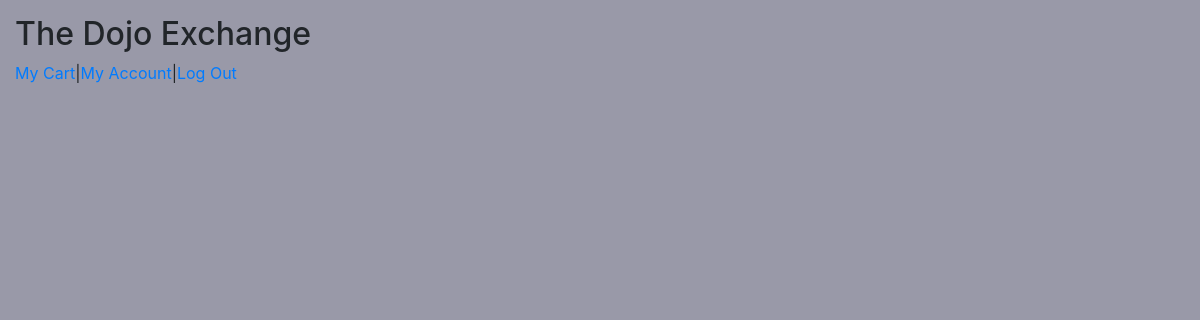
The app's page /dashboard (signed in), older data.
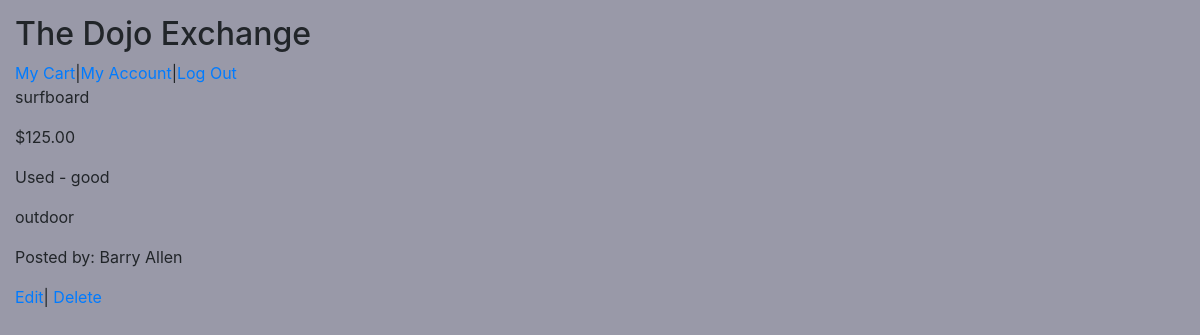
The same page, newer data.
### exchange_app/models.py (models this page shows)
class Item(models.Model):
    item_name = models.CharField(max_length=255)
    price = models.DecimalField(decimal_places=2, max_digits=5)
    condition = models.CharField(max_length=25)
    category = models.CharField(max_length=50)
    description = models.TextField()
    seller = models.ForeignKey(User, related_name="items", on_delete = models.CASCADE)
    buyer = models.ManyToManyField(User, related_name="item_buyer")
    created_at = models.DateTimeField(auto_now_add=True)
    updated_at = models.DateTimeField(auto_now=True)
    objects=ItemManager()

class User(models.Model):
    first_name = models.CharField(max_length=255)
    last_name = models.CharField(max_length=255)
    email = models.CharField(max_length=255)
    password = models.CharField(max_length=255)
    confirm_password = models.CharField(max_length=255)
    created_at = models.DateTimeField(auto_now_add=True)
    updated_at = models.DateTimeField(auto_now=True)
    objects=UserManager()

### exchange_app/views.py (the view)
# urls.py: path('dashboard', views.dashboard),
def dashboard(request):
    if 'user_id' in request.session:
        user = User.objects.filter(id=request.session['user_id'])
        if user:
            context = {
                'user': user[0],
                'items': Item.objects.all(),
            }
            return render(request, 'dashboard.html', context)
    return redirect('/')

### exchange_app/templates/dashboard.html (shortened to what this page needs)
<!DOCTYPE html>
<html lang="en">
<head>
    <link rel="stylesheet" href="https://stackpath.bootstrapcdn.com/bootstrap/4.5.2/css/bootstrap.min.css"
>
    {% load static %}
    <link rel="stylesheet" href="{% static 'css/style.css' %}">
</head>
<body>
    <div class="header">
        <h2>The Dojo Exchange</h2>
        <nav><a href="">My Cart</a>|<a href="/account">My Account</a>|<a href="/logout">Log Out</a></nav>
    </div>
    <div class="dashboard_body">
        {% for item in items %}
            {% if item.seller.id != request.session.user_id %}
            <p>{{ item.item_name}}</p>
            <p>${{ item.price }}</p>
            <p>{{ item.condition }}</p>
            <p>{{ item.category }}</p>
            <p>Posted by: {{ item.seller.first_name }} {{ item.seller.last_name }}</p>
                <a href="/items/{{ item.id }}/edit_item">Edit</a>|
                <a href="/items/{{ item.id }}/delete_item">Delete</a>
            {% endif %}
        {% endfor %}
    </div>
</body>
</html>

Row changes from the older to the newer data that the page shows:
added Item: item_name "surfboard", price "125.00", condition "Used - good", category "outdoor", seller.first_name "Barry", seller.last_name "Allen"
